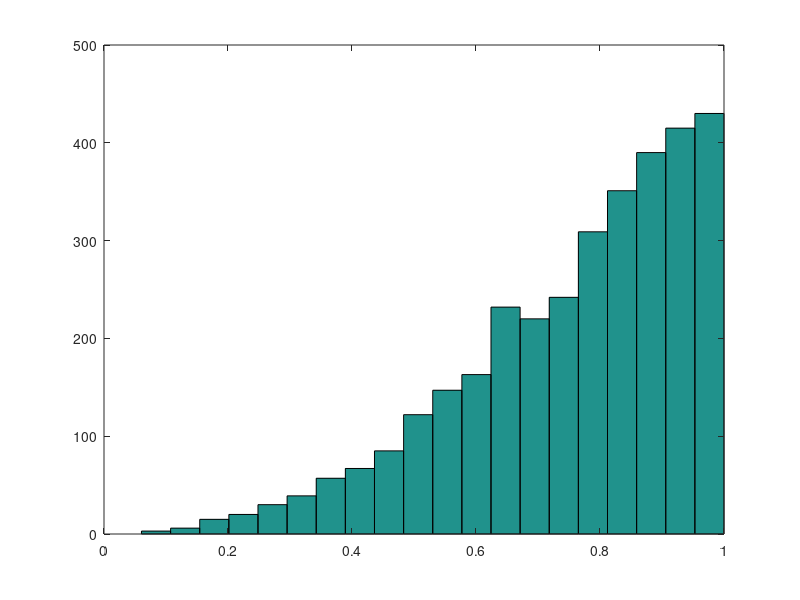
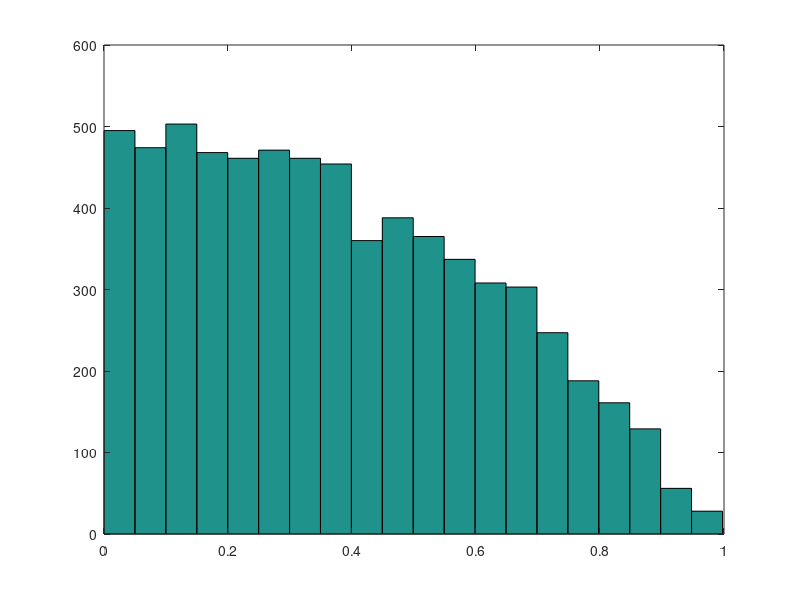

MATLAB code to generate these figures, in order:
function [] = question2a()
close all; 
clc
    % rejection sampling

    nIterations = 10000;
    nSamplesA = [];
    nSamplesR = [];

    for i = 1:nIterations
        x = rand;
        s = 2*rand;
        if(s < 2*(x^2))
            nSamplesA = [nSamplesA, x];
        else
            nSamplesR = [nSamplesR, x];
        end
    end

    hist(nSamplesA, 20);
    figure;
    hist(nSamplesR, 20);
    
    ratio = size(nSamplesA) / size(nSamplesR)
end